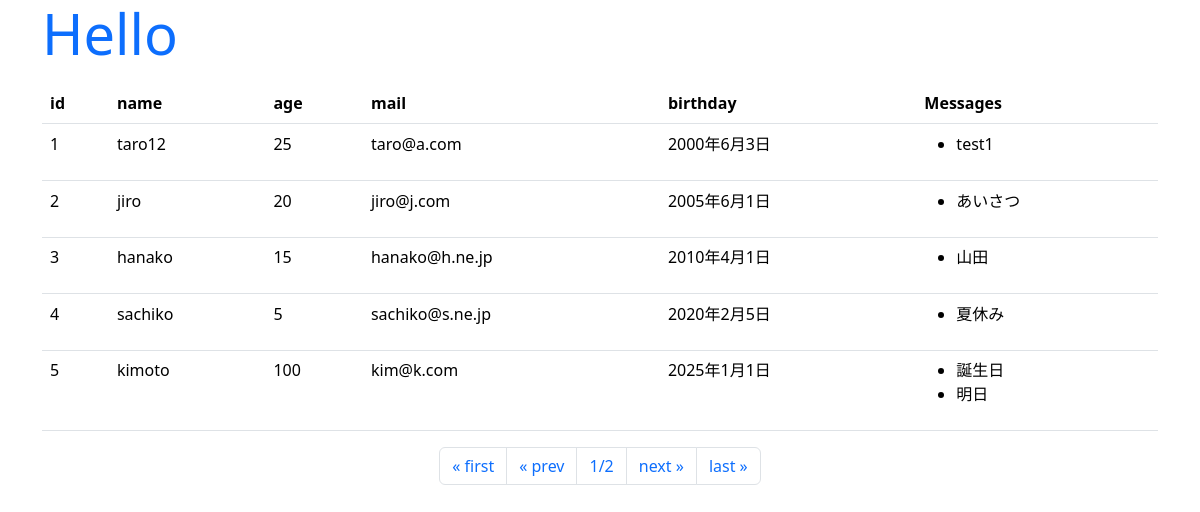
/hello/, run on the app's committed database.
### hello/models.py (models this page shows, shortened)
class Friend(models.Model):
  name = models.CharField(max_length=100, \
    validators=[number_only])
  mail = models.EmailField(max_length=200)
  gender = models.BooleanField()
  age = models.IntegerField()
  birthday = models.DateField()

class Message(models.Model):
  friend = models.ForeignKey(Friend, on_delete=models.CASCADE)
  title = models.CharField(max_length=100)
  content = models.CharField(max_length=300)
  pub_date = models.DateTimeField(auto_now_add=True)
  class Meta:
    ordering = ('pub_date',)

### hello/views.py (the view)
# urls.py: path('', views.index, name='index'),
def index(request, num=1):
  data = Friend.objects.all()
  page = Paginator(data, 5)
  params = {
    'title': 'Hello',
    'message':'',
    'data': page.get_page(num),
  }
  return render(request, 'hello/index.html', params)

### hello/templates/hello/index.html (shortened to what this page needs)
{% load static %}
<!doctype html>
<html lang="ja">
<head>
  <link href="https://cdn.jsdelivr.net/npm/bootstrap/dist/css/bootstrap.css"
    rel="stylesheet">
</head>
<body class="container">
  <h1 class="display-4 text-primary">
    {{title}}</h1>
  <table class="table">
    <tr>
      <th>id</th>
      <th>name</th>
      <th>age</th>
      <th>mail</th>
      <th>birthday</th>
      <th>Messages</th>
    </tr>
  {% for item in data %}
    <tr>
      <td>{{item.id}}</td>
      <td>{{item.name}}</td>
      <td>{{item.age}}</td>
      <td>{{item.mail}}</td>
      <td>{{item.birthday}}</td>
      <td>
        <ul>
        {% for ob in item.message_set.all %}
          <li>{{ob.title}}</li>
        {% endfor %}
        </ul>
      </td>
    <tr>
  {% endfor %}
  </table>
  <ul class="pagination justify-content-center">
    {% if data.has_previous %}
    <li class="page-item">
      <a class="page-link" href="{% url 'index' %}">
        &laquo; first</a>
    </li>
    <li class="page-item">
      <a class="page-link"
      href="{% url 'index' %}{{data.previous_page_number}}">
        &laquo; prev</a>
    </li>
    {% else %}
    <li class="page-item">
      <a class="page-link">&laquo; first</a>
    </li>
    <li class="page-item">
      <a class="page-link">&laquo; prev</a>
    </li>
    {% endif %}
    <li class="page-item">
      <a class="page-link">
      {{data.number}}/{{data.paginator.num_pages}}</a>
    </li>
    {% if data.has_next %}
    <li class="page-item">
      <a class="page-link"
      href="{% url 'index' %}{{data.next_page_number }}">
        next &raquo;</a>
    </li>
    <li class="page-item">
      <a class="page-link"
      href="{% url 'index' %}{{data.paginator.num_pages}}">
        last &raquo;</a>
    </li>
    {% endif %}
  </ul>
</body>
</html>

### data on the page
Friend: id "1", name "taro12", age "25", mail "taro@a.com", birthday "2000年6月3日"
Message: title "test1"
Friend: id "2", name "jiro", age "20", mail "jiro@j.com", birthday "2005年6月1日"
Message: title "あいさつ"
Friend: id "3", name "hanako", age "15", mail "hanako@h.ne.jp", birthday "2010年4月1日"
Message: title "山田"
Friend: id "4", name "sachiko", age "5", mail "sachiko@s.ne.jp", birthday "2020年2月5日"
Message: title "夏休み"
Friend: id "5", name "kimoto", age "100", mail "kim@k.com", birthday "2025年1月1日"
Message: title "誕生日"
Message: title "明日"

### other printed values
{{ data.number }} "1"
{{ data.paginator.num_pages }} "2"
